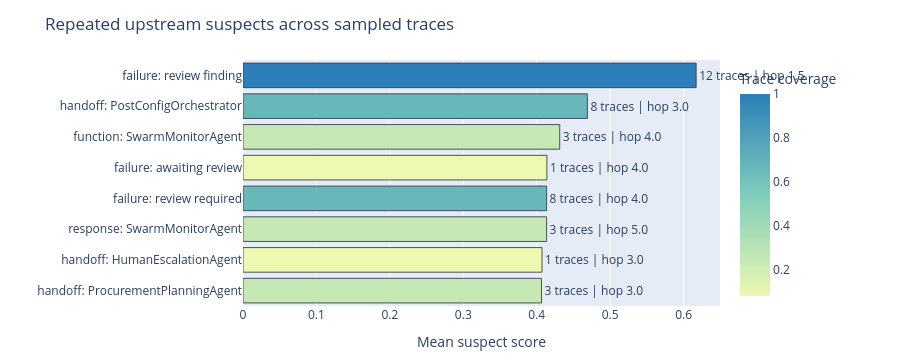

This figure's notebook cell:
### Markdown cell above
## 6. AgentTrace-Style Diagnosis

Discovery tells us what repeats. Diagnosis asks where to inspect first.

For a selected behavior pattern, we reconstruct a lightweight execution graph:

$$
G = (V, E)
$$

where each node $v \in V$ is a normalized trace event and each edge $e \in E$ links events through temporal order, handoffs, tool calls, and nearby execution context. We then choose a focus event, also called an anchor. In this simulation, a focus event is usually a review/finding marker, failure-related status, or late-stage decision event.

From that anchor, the diagnosis pass walks backward through the graph and scores upstream suspects. The score is intentionally explainable:

$$
suspect\_score =
0.4 \cdot proximity +
0.3 \cdot frequency +
0.2 \cdot bridge +
0.1 \cdot role
$$

- **Proximity** rewards events close to the focus event.
- **Frequency** rewards events that recur across sampled traces in the same behavior pattern.
- **Bridge** rewards events that connect parts of the execution graph.
- **Role** rewards events whose agent/tool role is plausibly related to the finding.

This is not proof of causality. It is a way to turn "this pattern is important" into "inspect these agents, tools, handoffs, or review policies first."

### Code cell
focus_topic = pick_focus_topic(topic_info_df, exclude_noise=True)
focus_topic_id = focus_topic["topic_id"]

display(Markdown(
    f"Investigating behavior pattern `{focus_topic['behavior_pattern']}` "
    f"from topic `{focus_topic_id}` with `{int(focus_topic['trace_count'])}` traces."
))
display(focus_topic[["topic_id", "behavior_pattern", "trace_count", "prevalence", "impact_score", "dominant_owner", "keywords_text"]].to_frame("value"))

root_cause = drill_down_topic_root_causes(
    discovery,
    events_df=events_df,
    topic_id=focus_topic_id,
    top_n_traces=12,
    max_depth=5,
)

def public_suspect_label(value: Any) -> str:
    text = str(value or "unknown")
    if text.startswith("failure: "):
        return "eval/review signal: " + text.removeprefix("failure: ")
    if text.startswith("handoff: "):
        return "handoff involving " + text.removeprefix("handoff: ")
    if text.startswith("function: "):
        return "tool/function call by " + text.removeprefix("function: ")
    if text.startswith("response: "):
        return "agent response by " + text.removeprefix("response: ")
    return text

if not root_cause.suspect_summary.empty:
    suspect_display_df = root_cause.suspect_summary.head(12).copy()
    suspect_display_df["reader_label"] = suspect_display_df["suspect_label"].apply(public_suspect_label)
    suspect_display_df["is_eval_or_review_signal"] = suspect_display_df["reader_label"].str.startswith("eval/review signal")
    display_columns = [
        column
        for column in [
            "reader_label",
            "node_kind",
            "agent_name",
            "tool_name",
            "lane_label",
            "mean_score",
            "trace_coverage_share",
        ]
        if column in suspect_display_df.columns
    ]
    display(suspect_display_df[display_columns])

    focus_signal_df = suspect_display_df[suspect_display_df["is_eval_or_review_signal"]].head(1)
    operational_suspect_df = suspect_display_df[~suspect_display_df["is_eval_or_review_signal"]].head(1)
    if not focus_signal_df.empty:
        focus_signal = focus_signal_df.iloc[0]
        operational_label = (
            operational_suspect_df.iloc[0]["reader_label"]
            if not operational_suspect_df.empty
            else "the next highest-ranked non-review event"
        )
        display(Markdown(
            "#### Reading the focus signal\n\n"
            f"The leading signal is `{focus_signal['reader_label']}` from `{focus_signal.get('agent_name', 'unknown')}`. "
            "In this simulation, a review finding means that a specialist or review surface recorded a structured issue while processing one customer order. "
            "For a fulfillment-reroute pattern, that signal is best read as the point where the workflow says: this order has enough supply, routing, policy, or review risk to deserve attention. "
            f"The first operational inspection target after that signal is `{operational_label}`."
        ))

    suspect_plot_df = root_cause.suspect_summary.head(10).copy()
    suspect_plot_df["suspect_label"] = suspect_plot_df["suspect_label"].apply(public_suspect_label)
    plot_suspect_leaderboard(suspect_plot_df).show()
else:
    display(Markdown("No repeated upstream suspects were recovered for this behavior pattern."))

### Figure 1 — Plotly figure (JSON) as saved in the notebook; plotly's stock layout.template omitted (floating-point values rounded to 4 significant figures)
{"data": [{"cliponaxis": false, "customdata": [["ProcurementPlanningAgent", 3, 0.25, 3.0], ["HumanEscalationAgent", 1, 0.08333, 3.0], ["SwarmMonitorAgent", 3, 0.25, 5.0], ["PostConfigOrchestrator", 8, 0.6667, 4.0], ["HumanEscalationAgent", 1, 0.08333, 4.0], ["SwarmMonitorAgent", 3, 0.25, 4.0], ["PostConfigOrchestrator", 8, 0.6667, 3.0], ["SupplierRiskAgent", 12, 1.0, 1.5]], "hovertemplate": "<b>%{y}</b><br>Mean suspect score: %{x:.3f}<br>Likely surface: %{customdata[0]}<br>Traces covered: %{customdata[1]} (%{customdata[2]:.0%})<br>Mean hop distance: %{customdata[3]:.1f}<extra></extra>", "legendgroup": "", "marker": {"color": [0.25, 0.08333, 0.25, 0.6667, 0.08333, 0.25, 0.6667, 1.0], "coloraxis": "coloraxis", "line": {"color": "#374151", "width": 0.9}, "pattern": {"shape": ""}}, "name": "", "orientation": "h", "showlegend": false, "text": ["3 traces | hop 3.0", "1 traces | hop 3.0", "3 traces | hop 5.0", "8 traces | hop 4.0", "1 traces | hop 4.0", "3 traces | hop 4.0", "8 traces | hop 3.0", "12 traces | hop 1.5"], "textposition": "outside", "type": "bar", "x": [0.4065, 0.4072, 0.4134, 0.4134, 0.4138, 0.4313, 0.4689, 0.617], "xaxis": "x", "y": ["handoff: ProcurementPlanningAgent", "handoff: HumanEscalationAgent", "response: SwarmMonitorAgent", "failure: review required", "failure: awaiting review", "function: SwarmMonitorAgent", "handoff: PostConfigOrchestrator", "failure: review finding"], "yaxis": "y"}], "layout": {"barmode": "relative", "coloraxis": {"autocolorscale": false, "colorbar": {"title": {"text": "Trace coverage"}}, "colorscale": [[0.0, "#edf8b1"], [0.5, "#7fcdbb"], [1.0, "#2c7fb8"]]}, "height": 360, "legend": {"tracegroupgap": 0}, "margin": {"b": 30, "l": 20, "r": 180, "t": 60}, "title": {"text": "Repeated upstream suspects across sampled traces"}, "xaxis": {"anchor": "y", "domain": [0.0, 1.0], "title": {"text": "Mean suspect score"}}, "yaxis": {"anchor": "x", "domain": [0.0, 1.0], "title": {"text": ""}}}}
